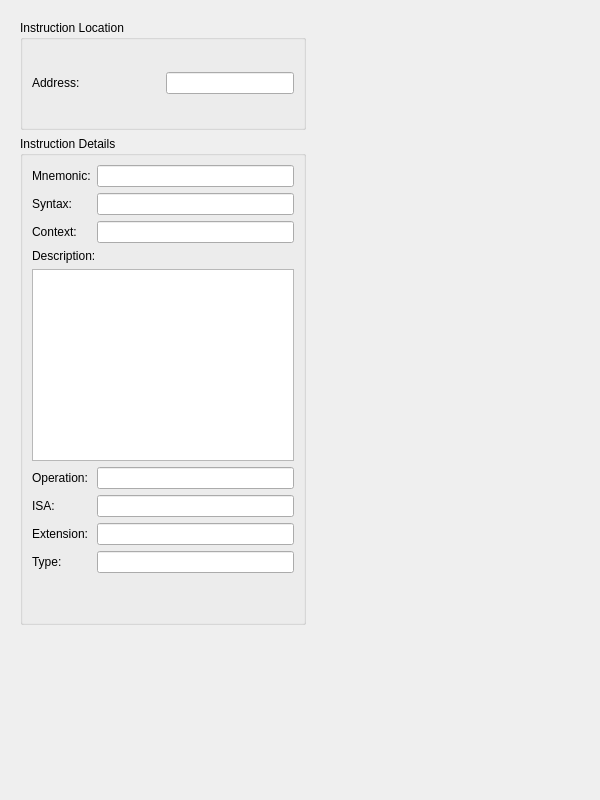
<?xml version="1.0" encoding="UTF-8"?>
<ui version="4.0">
 <class>Ripes::InstructionDetails</class>
 <widget class="QWidget" name="Ripes::InstructionDetails">
  <property name="geometry">
   <rect>
    <x>0</x>
    <y>0</y>
    <width>600</width>
    <height>800</height>
   </rect>
  </property>
  <property name="windowTitle">
   <string>Instruction Details</string>
  </property>
  <widget class="QWidget" name="layoutWidget">
   <property name="geometry">
    <rect>
     <x>20</x>
     <y>20</y>
     <width>286</width>
     <height>605</height>
    </rect>
   </property>
   <layout class="QVBoxLayout" name="verticalLayout_2">
    <item>
     <widget class="QGroupBox" name="groupBox_2">
      <property name="title">
       <string>Instruction Location</string>
      </property>
      <layout class="QGridLayout" name="gridLayout_8">
       <item row="1" column="0">
        <layout class="QGridLayout" name="gridLayout_7">
         <item row="0" column="1">
          <widget class="QLineEdit" name="address">
           <property name="sizePolicy">
            <sizepolicy hsizetype="Preferred" vsizetype="Fixed">
             <horstretch>0</horstretch>
             <verstretch>0</verstretch>
            </sizepolicy>
           </property>
           <property name="alignment">
            <set>Qt::AlignRight|Qt::AlignTrailing|Qt::AlignVCenter</set>
           </property>
           <property name="readOnly">
            <bool>true</bool>
           </property>
          </widget>
         </item>
         <item row="0" column="0">
          <widget class="QLabel" name="label_5">
           <property name="sizePolicy">
            <sizepolicy hsizetype="Preferred" vsizetype="Preferred">
             <horstretch>0</horstretch>
             <verstretch>0</verstretch>
            </sizepolicy>
           </property>
           <property name="text">
            <string>&lt;html&gt;&lt;head/&gt;&lt;body&gt;&lt;p&gt;Address:&lt;/p&gt;&lt;/body&gt;&lt;/html&gt;</string>
           </property>
           <property name="textFormat">
            <enum>Qt::RichText</enum>
           </property>
          </widget>
         </item>
        </layout>
       </item>
      </layout>
     </widget>
    </item>
    <item>
     <widget class="QGroupBox" name="groupBox_3">
      <property name="title">
       <string>Instruction Details</string>
      </property>
      <layout class="QGridLayout" name="gridLayout_9">
       <item row="1" column="0">
        <layout class="QGridLayout" name="gridLayout_10">
         <item row="0" column="1">
          <widget class="QLineEdit" name="mnemonic">
           <property name="sizePolicy">
            <sizepolicy hsizetype="Preferred" vsizetype="Fixed">
             <horstretch>0</horstretch>
             <verstretch>0</verstretch>
            </sizepolicy>
           </property>
           <property name="alignment">
            <set>Qt::AlignRight|Qt::AlignTrailing|Qt::AlignVCenter</set>
           </property>
           <property name="readOnly">
            <bool>true</bool>
           </property>
          </widget>
         </item>
         <item row="4" column="1">
          <widget class="QLineEdit" name="operation">
           <property name="sizePolicy">
            <sizepolicy hsizetype="Preferred" vsizetype="Fixed">
             <horstretch>0</horstretch>
             <verstretch>0</verstretch>
            </sizepolicy>
           </property>
           <property name="alignment">
            <set>Qt::AlignRight|Qt::AlignTrailing|Qt::AlignVCenter</set>
           </property>
           <property name="readOnly">
            <bool>true</bool>
           </property>
          </widget>
         </item>
         <item row="1" column="1">
          <widget class="QLineEdit" name="syntax">
           <property name="sizePolicy">
            <sizepolicy hsizetype="Preferred" vsizetype="Fixed">
             <horstretch>0</horstretch>
             <verstretch>0</verstretch>
            </sizepolicy>
           </property>
           <property name="alignment">
            <set>Qt::AlignRight|Qt::AlignTrailing|Qt::AlignVCenter</set>
           </property>
           <property name="readOnly">
            <bool>true</bool>
           </property>
          </widget>
         </item>
         <item row="2" column="0">
          <widget class="QLabel" name="label_7">
           <property name="toolTip">
            <string>Cycles per instruction</string>
           </property>
           <property name="text">
            <string>Context:</string>
           </property>
          </widget>
         </item>
         <item row="1" column="0">
          <widget class="QLabel" name="label_11">
           <property name="sizePolicy">
            <sizepolicy hsizetype="Preferred" vsizetype="Preferred">
             <horstretch>0</horstretch>
             <verstretch>0</verstretch>
            </sizepolicy>
           </property>
           <property name="toolTip">
            <string>An instruction has been retired once leaving the final stage of the processor</string>
           </property>
           <property name="text">
            <string>&lt;html&gt;&lt;head/&gt;&lt;body&gt;&lt;p&gt;Syntax:&lt;/p&gt;&lt;/body&gt;&lt;/html&gt;</string>
           </property>
          </widget>
         </item>
         <item row="4" column="0">
          <widget class="QLabel" name="label_10">
           <property name="text">
            <string>Operation:</string>
           </property>
          </widget>
         </item>
         <item row="2" column="1">
          <widget class="QLineEdit" name="context">
           <property name="sizePolicy">
            <sizepolicy hsizetype="Preferred" vsizetype="Fixed">
             <horstretch>0</horstretch>
             <verstretch>0</verstretch>
            </sizepolicy>
           </property>
           <property name="minimumSize">
            <size>
             <width>0</width>
             <height>0</height>
            </size>
           </property>
           <property name="alignment">
            <set>Qt::AlignRight|Qt::AlignTrailing|Qt::AlignVCenter</set>
           </property>
           <property name="readOnly">
            <bool>true</bool>
           </property>
          </widget>
         </item>
         <item row="6" column="0">
          <widget class="QLabel" name="label_3">
           <property name="text">
            <string>Extension:</string>
           </property>
          </widget>
         </item>
         <item row="0" column="0">
          <widget class="QLabel" name="label_9">
           <property name="sizePolicy">
            <sizepolicy hsizetype="Preferred" vsizetype="Preferred">
             <horstretch>0</horstretch>
             <verstretch>0</verstretch>
            </sizepolicy>
           </property>
           <property name="text">
            <string>&lt;html&gt;&lt;head/&gt;&lt;body&gt;&lt;p&gt;Mnemonic:&lt;/p&gt;&lt;/body&gt;&lt;/html&gt;</string>
           </property>
           <property name="textFormat">
            <enum>Qt::RichText</enum>
           </property>
          </widget>
         </item>
         <item row="5" column="0">
          <widget class="QLabel" name="label_2">
           <property name="text">
            <string>ISA:</string>
           </property>
          </widget>
         </item>
         <item row="3" column="0" colspan="2">
          <layout class="QVBoxLayout" name="verticalLayout">
           <property name="sizeConstraint">
            <enum>QLayout::SetDefaultConstraint</enum>
           </property>
           <item>
            <widget class="QLabel" name="label">
             <property name="text">
              <string>Description:</string>
             </property>
            </widget>
           </item>
           <item>
            <widget class="QTextEdit" name="description">
             <property name="enabled">
              <bool>true</bool>
             </property>
             <property name="sizePolicy">
              <sizepolicy hsizetype="Expanding" vsizetype="Minimum">
               <horstretch>0</horstretch>
               <verstretch>0</verstretch>
              </sizepolicy>
             </property>
             <property name="minimumSize">
              <size>
               <width>0</width>
               <height>0</height>
              </size>
             </property>
             <property name="readOnly">
              <bool>true</bool>
             </property>
            </widget>
           </item>
          </layout>
         </item>
         <item row="7" column="0">
          <widget class="QLabel" name="label_4">
           <property name="text">
            <string>Type:</string>
           </property>
          </widget>
         </item>
         <item row="5" column="1">
          <widget class="QLineEdit" name="isa">
           <property name="readOnly">
            <bool>true</bool>
           </property>
          </widget>
         </item>
         <item row="6" column="1">
          <widget class="QLineEdit" name="extension">
           <property name="readOnly">
            <bool>true</bool>
           </property>
          </widget>
         </item>
         <item row="7" column="1">
          <widget class="QLineEdit" name="instrType">
           <property name="readOnly">
            <bool>true</bool>
           </property>
          </widget>
         </item>
        </layout>
       </item>
       <item row="2" column="0">
        <spacer name="verticalSpacer_2">
         <property name="sizePolicy">
          <sizepolicy hsizetype="Minimum" vsizetype="Fixed">
           <horstretch>0</horstretch>
           <verstretch>0</verstretch>
          </sizepolicy>
         </property>
         <property name="orientation">
          <enum>Qt::Vertical</enum>
         </property>
         <property name="sizeType">
          <enum>QSizePolicy::Fixed</enum>
         </property>
         <property name="sizeHint" stdset="0">
          <size>
           <width>20</width>
           <height>40</height>
          </size>
         </property>
        </spacer>
       </item>
      </layout>
     </widget>
    </item>
   </layout>
  </widget>
 </widget>
 <resources/>
 <connections/>
</ui>
